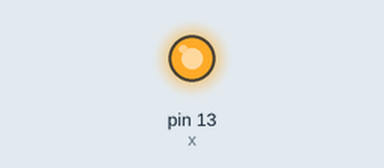
Recording of a sketch running on a simulated Arduino Uno, built with avr-gcc and run on an emulated ATmega328P. Parts: output pins drawn as LEDs (lit = HIGH).

Above: at 1.5 s.
At 4.5 s:
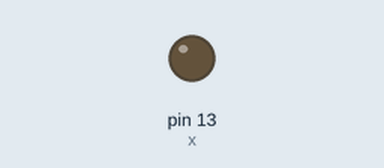
Timing chart, 0 to 7.8 s (numbered marks = the images above):
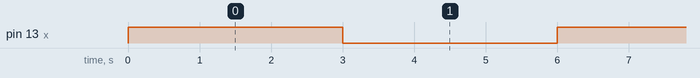

The sketch:

1.Blinking_of_LED.ino
```cpp
int x=13;
void setup() {
  // put your setup code here, to run once:
pinMode(x,OUTPUT);
}

void loop() {
  // put your main code here, to run repeatedly:
digitalWrite(x,HIGH);
delay(3000);
digitalWrite(x,LOW);
delay(3000);
}
```

Measured:
- by itself, pin 13 (x): alternates HIGH for 3.0 s and LOW for 3.0 s
